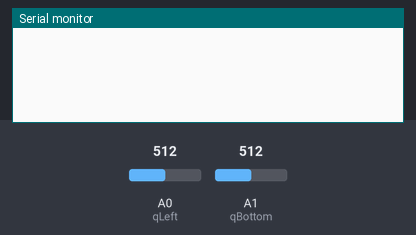
A sketch run on a simulated Arduino Uno, built with avr-gcc and run on an emulated ATmega328P. On the bench: the last lines printed to the serial monitor. Inputs (shaded band) come from the test bench; at power-on: A0 (qLeft) = 512, A1 (qBottom) = 512.

Above: at 1.4 s.
1.5 s: A0 (qLeft) set to 716
At 2.91 s:
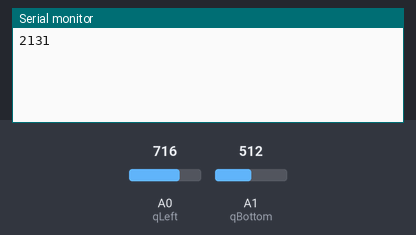
4.5 s: A1 (qBottom) set to 900
At 4.71 s:
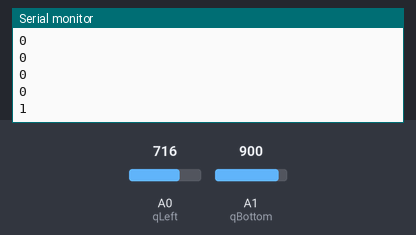
Timing chart, 0 to 7.5 s (numbered marks = the images above; inputs shaded):
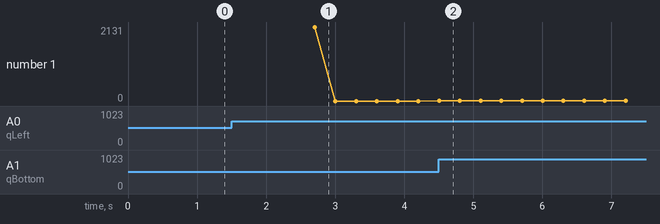

The sketch:

Sketch.ino
```cpp
int trigger = 4;
int qLeft = A0;
int qBottom = A1;

int St0 = 0;
int St1 = 0;

void setup(){
	pinMode(trigger, OUTPUT);
	Serial.begin(9600);
}

int Random(){
	// Generate pulse
	digitalWrite(trigger, HIGH);
	delay(300);
	digitalWrite(trigger, LOW);

	//read pulse
	St0 = analogRead(qLeft);
	St1 = analogRead(qBottom);

	// more "photons" on left sensor
	if(St0 > St1){
		return 0;
	} if(St0 < St1) { //more "photons" on bottom sensor
		return 1;
	}else{ // par
		Random();
	}

	delay(300);
}

void loop() {
	Serial.println(Random());
}
```

Measured:
- after the input at 1.5 s, the serial monitor: prints a new line after 1.2 s (image 1)
- after the input at 4.5 s, the serial monitor: prints a new line at once (image 2)
- plotted number 1: 0 → 1 after the input at 4.5 s
